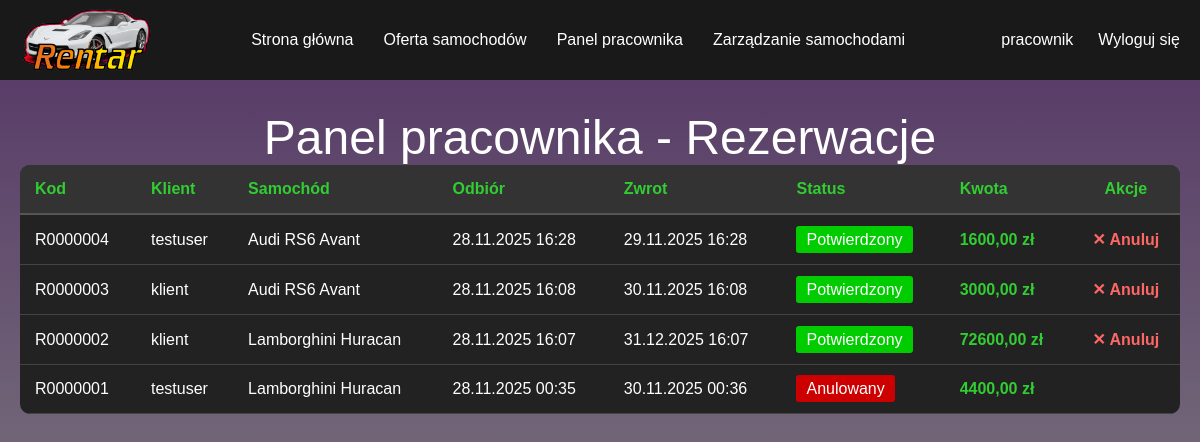
The page /panel-pracownika/ (signed in) on the database as committed earlier.
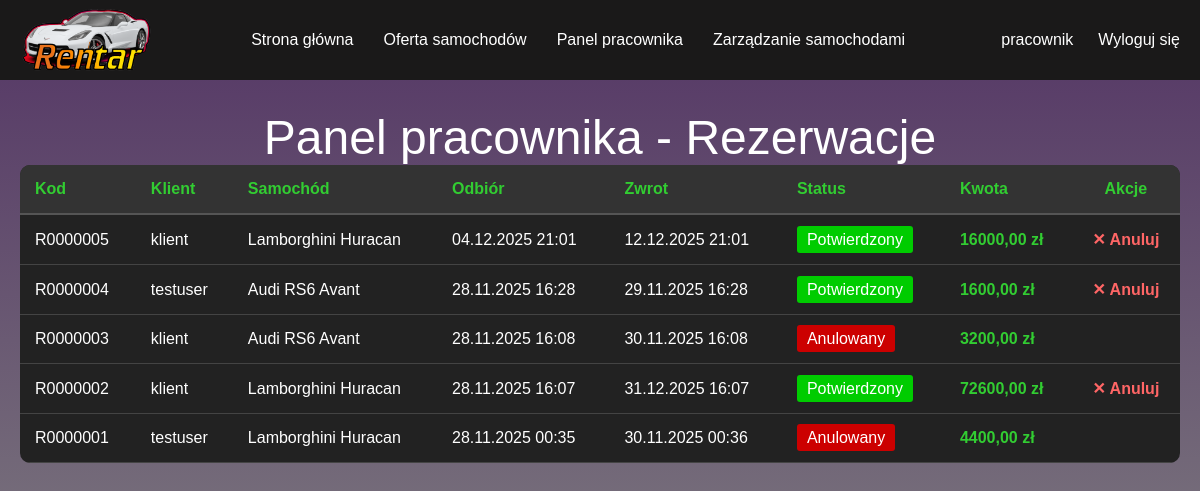
The same page on the database as committed later.
### rentar_app/models.py (models this page shows, shortened)
class Rezerwacja(models.Model):
    STATUS_CHOICES = [
        ('oczekujacy', 'Oczekujący'),
        ('potwierdzony', 'Potwierdzony'),
        ('zakonczony', 'Zakończony'),
        ('anulowany', 'Anulowany'),
    ]
    klient = models.ForeignKey(User, on_delete=models.CASCADE, related_name='rezerwacje_klient')
    samochod = models.ForeignKey(Samochod, on_delete=models.CASCADE, related_name='rezerwacje')
    data_odbioru = models.DateTimeField()
    data_zwrotu = models.DateTimeField()
    miejsce_odbioru = models.CharField(max_length=200)
    miejsce_zwrotu = models.CharField(max_length=200)
    status = models.CharField(max_length=20, choices=STATUS_CHOICES, default='oczekujacy')
    pracownik_potwierdzajacy = models.ForeignKey(User, on_delete=models.SET_NULL, null=True, blank=True,
                                                 related_name='rezerwacje_potwierdzone')
    data_utworzenia = models.DateTimeField(auto_now_add=True)
    data_modyfikacji = models.DateTimeField(auto_now=True)
    kod_rezerwacji = models.CharField(max_length=50, unique=True, editable=False)
    kwota_razem = models.DecimalField(max_digits=8, decimal_places=2, default=0)

class Samochod(models.Model):
    STATUS_CHOICES = [
        ('dostepny', 'Dostępny'),
        ('niedostepny', 'Niedostępny'),
    ]
    SKRZYNIA_CHOICES = [
        ('manualna', 'Manualna'),
        ('automatyczna', 'Automatyczna'),
    ]
    NAPED_CHOICES = [
        ('rwd', 'RWD'),
        ('awd', 'AWD'),
        ('fwd', 'FWD'),
    ]
    nazwa = models.CharField(max_length=100)
    rocznik = models.IntegerField()
    pojemnosc_silnika = models.CharField(max_length=50)
    moc = models.IntegerField()
    przyspieszenie = models.CharField(max_length=50)
    predkosc_maksymalna = models.IntegerField()
    skrzynia_biegow = models.CharField(max_length=20, choices=SKRZYNIA_CHOICES)
    liczba_miejsc = models.IntegerField()
    naped = models.CharField(max_length=10, choices=NAPED_CHOICES)
    cena_za_dobe = models.DecimalField(max_digits=8, decimal_places=2)
    status = models.CharField(max_length=20, choices=STATUS_CHOICES, default='dostepny')
    kod_samochodu = models.CharField(max_length=50, unique=True, editable=False)
    zdjecie = models.ImageField(upload_to='samochody/', null=True, blank=True)
    data_utworzenia = models.DateTimeField(auto_now_add=True)

### rentar_app/views.py (the view)
# urls.py: path('panel-pracownika/', views.panel_pracownika, name='panel_pracownika'),
@login_required(login_url='login')
def panel_pracownika(request):
    try:
        uzytkownik=Uzytkownik.objects.get(user=request.user)
        if uzytkownik.rola not in['pracownik','admin']:
            messages.error(request,'Dostęp tylko dla pracowników.')
            return redirect('index')
    except Uzytkownik.DoesNotExist:
        messages.error(request,'Błąd: profil użytkownika nie istnieje.')
        return redirect('index')
    rezerwacje=Rezerwacja.objects.order_by('-data_utworzenia')
    context={'rezerwacje':rezerwacje}
    return render(request,'panel_pracownika.html',context)

### rentar_app/templates/panel_pracownika.html (shortened to what this page needs)
{% extends 'base.html' %}
{% block content %}
<div style="max-width: 1200px;margin: 30px auto;padding: 0 20px;">
    <h1 class="tytul">Panel pracownika - Rezerwacje</h1>
    {% if rezerwacje %}
        <div style="overflow-x: auto;">
            <table style="width: 100%;background-color: #222222;border-collapse: collapse;">
                <thead>
                    <tr style="background-color: #333;">
                        <th style="color: limegreen;padding: 15px;text-align: left;border-bottom: 2px solid #555;">Kod</th>
                        <th style="color: limegreen;padding: 15px;text-align: left;border-bottom: 2px solid #555;">Klient</th>
                        <th style="color: limegreen;padding: 15px;text-align: left;border-bottom: 2px solid #555;">Samochód</th>
                        <th style="color: limegreen;padding: 15px;text-align: left;border-bottom: 2px solid #555;">Odbiór</th>
                        <th style="color: limegreen;padding: 15px;text-align: left;border-bottom: 2px solid #555;">Zwrot</th>
                        <th style="color: limegreen;padding: 15px;text-align: left;border-bottom: 2px solid #555;">Status</th>
                        <th style="color: limegreen;padding: 15px;text-align: left;border-bottom: 2px solid #555;">Kwota</th>
                        <th style="color: limegreen;padding: 15px;text-align: center;border-bottom: 2px solid #555;">Akcje</th>
                    </tr>
                </thead>
                <tbody>
                    {% for rezerwacja in rezerwacje %}
                    <tr style="border-bottom: 1px solid #444;">
                        <td style="color: white;padding: 15px;">{{ rezerwacja.kod_rezerwacji }}</td>
                        <td style="color: white;padding: 15px;">{{ rezerwacja.klient.username }}</td>
                        <td style="color: white;padding: 15px;">{{ rezerwacja.samochod.nazwa }}</td>
                        <td style="color: white;padding: 15px;">{{ rezerwacja.data_odbioru|date:"d.m.Y H:i" }}</td>
                        <td style="color: white;padding: 15px;">{{ rezerwacja.data_zwrotu|date:"d.m.Y H:i" }}</td>
                        <td style="color: white;padding: 15px;">
                            {% if rezerwacja.status == 'oczekujacy' %}
                                <span style="background-color: #ff9900;padding: 5px 10px;border-radius: 3px;">Oczekujący</span>
                            {% elif rezerwacja.status == 'potwierdzony' %}
                                <span style="background-color: #00cc00;padding: 5px 10px;border-radius: 3px;">Potwierdzony</span>
                            {% elif rezerwacja.status == 'zakonczony' %}
                                <span style="background-color: #0099ff;padding: 5px 10px;border-radius: 3px;">Zakończony</span>
                            {% elif rezerwacja.status == 'anulowany' %}
                                <span style="background-color: #cc0000;padding: 5px 10px;border-radius: 3px;">Anulowany</span>
                            {% endif %}
                        </td>
                        <td style="color: limegreen;padding: 15px;font-weight: bold;">{{ rezerwacja.kwota_razem }} zł</td>
                        <td style="color: white;padding: 15px;text-align: center;">
                            {% if rezerwacja.status in 'oczekujacy,potwierdzony' %}
                                <a href="{% url 'anuluj_rezerwacje' rezerwacja.id %}" style="color: #ff6666;text-decoration: none;font-weight: bold;" onclick="return confirm('Anulować tę rezerwację?');">✕ Anuluj</a>
                            {% endif %}
                        </td>
                    </tr>
                    {% endfor %}
                </tbody>
            </table>
        </div>
    {% else %}
        <div style="text-align: center;padding: 40px;background-color: #222222;border-radius: 10px;">
            <p style="color: white;font-size: 18px;">Brak rezerwacji do wyświetlenia.</p>
        </div>
    {% endif %}
</div>
{% endblock %}

Rows that differ between the two databases and show on the page:
added Rezerwacja: kod_rezerwacji "R0000005", klient.username "klient", samochod.nazwa "Lamborghini Huracan", data_odbioru "04.12.2025 21:01", data_zwrotu "12.12.2025 21:01", status "Potwierdzony", kwota_razem "16000,00"
changed Rezerwacja (number 3 of 5 on the later page): kwota_razem "3000,00" → "3200,00"; status "Potwierdzony ✕ Anuluj" → "Anulowany"
